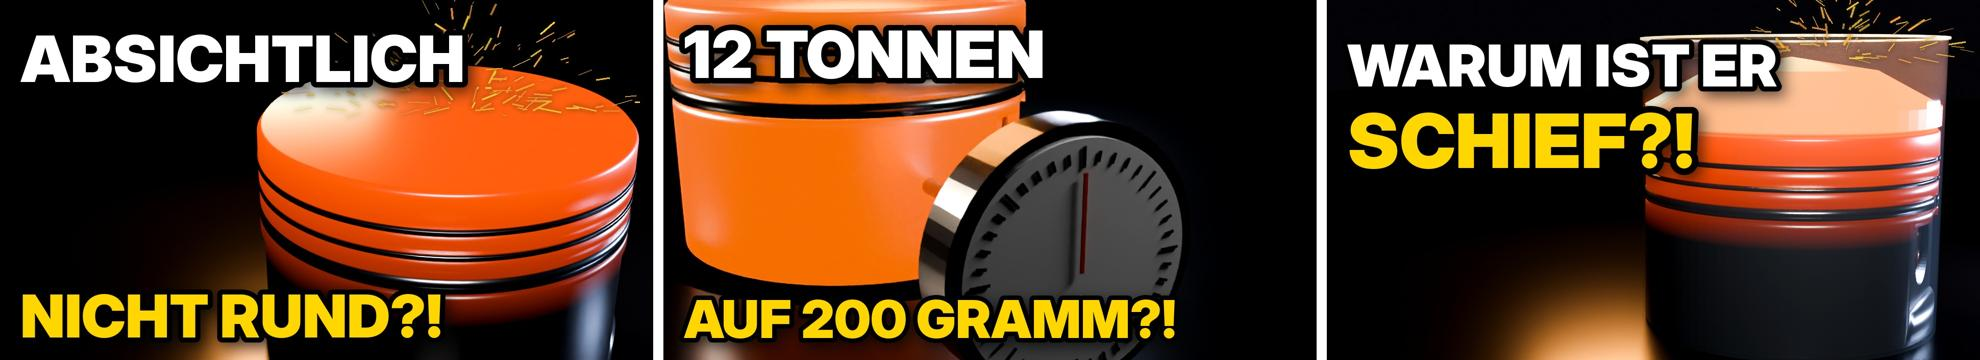

This figure's Python source:
"""Thumbnails 004: dunkel, glühend, EIN Motiv, 2 Zeilen weiß/gelb mit dicker Kontur"""
import math, random
from PIL import Image, ImageDraw, ImageFont, ImageFilter, ImageEnhance
WK = "/home/claude/mw-work/004"; F = "/usr/share/fonts/opentype/inter/"
W, H = 1280, 720; Y = (255, 214, 0); WH = (255, 255, 255)
def sparks(im, xy, n=140, seed=3, spread=380):
    ov = Image.new("RGBA", (W, H), (0, 0, 0, 0)); d = ImageDraw.Draw(ov); r = random.Random(seed)
    for i in range(n):
        a = r.uniform(-math.pi, 0); L = r.uniform(20, 200); x = xy[0] + math.cos(a) * r.uniform(20, spread); y = xy[1] + math.sin(a) * r.uniform(10, spread * .6)
        d.line((x, y, x + math.cos(a) * L * .25, y + math.sin(a) * L * .25 + L * .08), fill=(255, r.randint(150, 220), 60, r.randint(150, 255)), width=r.choice([2, 3, 4]))
    g = ov.filter(ImageFilter.GaussianBlur(5)); im.alpha_composite(g); im.alpha_composite(ov)
def text(im, lines, cols, x, y, size):
    lay = Image.new("RGBA", (W, H), (0, 0, 0, 0)); d = ImageDraw.Draw(lay)
    f = ImageFont.truetype(F + "InterDisplay-Black.otf", size)
    for l, c in zip(lines, cols):
        d.text((x, y), l, font=f, fill=c, stroke_width=int(size * .09), stroke_fill=(0, 0, 0)); y += int(size * 1.02)
    sh = Image.new("RGBA", (W, H), (0, 0, 0, 0)); sh.paste((0, 0, 0, 170), (0, 0), lay.split()[3]); sh = sh.filter(ImageFilter.GaussianBlur(14))
    im.alpha_composite(sh, (8, 10)); im.alpha_composite(lay)
def base(p, bright=1.1, crop=None):
    im = Image.open(p).convert("RGB")
    if crop: im = im.crop(crop)
    im = im.resize((W, H), Image.LANCZOS); im = ImageEnhance.Contrast(im).enhance(1.12); im = ImageEnhance.Brightness(im).enhance(bright)
    return im.convert("RGBA")
# 1: glühender Kolben
im = base(f"{WK}/r/thumb2_a/f_0001.png", 1.05); sparks(im, (900, 230))
text(im, ["ABSICHTLICH"], [WH], 40, 40, 128); text(im, ["NICHT RUND?!"], [Y], 40, 560, 118)
im.convert("RGB").save(f"{WK}/Thumbnail_1.jpg", quality=92)
# 2: heißer Kolben unter der Messuhr
im = base(f"{WK}/r/064_messuhr_heiss/f_0100.png", 1.05, crop=(60, 0, 960, 506))
text(im, ["12 TONNEN"], [WH], 40, 30, 130); text(im, ["AUF 200 GRAMM?!"], [Y], 40, 575, 104)
im.convert("RGB").save(f"{WK}/Thumbnail_2.jpg", quality=92)
# 3: Kolben im Zylinder mit Flamme
im = base(f"{WK}/r/thumb2_c/f_0001.png", 1.1); sparks(im, (1000, 120), n=90, seed=7, spread=260)
text(im, ["WARUM IST ER"], [WH], 40, 60, 116); text(im, ["SCHIEF?!"], [Y], 40, 190, 150)
im.convert("RGB").save(f"{WK}/Thumbnail_3.jpg", quality=92)
o = Image.new("RGB", (1280 * 3 + 40, 720), "white")
for i in range(3): o.paste(Image.open(f"{WK}/Thumbnail_{i + 1}.jpg"), (i * 1300, 0))
o.resize((1980, 360)).save(f"{WK}/thumbs.jpg")
